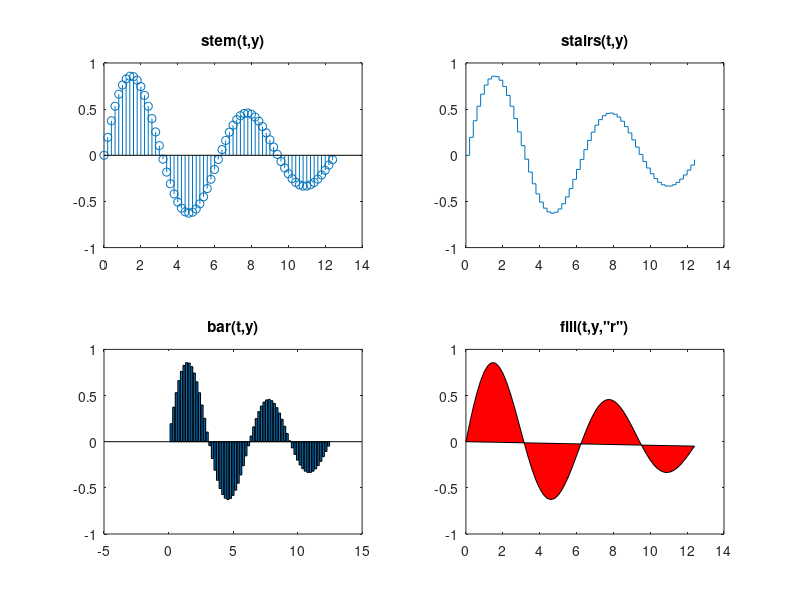

Reproduce this figure in MATLAB.
t=0:0.2:4*pi;
y= exp(-0.1*t).*sin(t);
subplot(2,2,1),stem(t,y)
title('stem(t,y)');
subplot(2,2,2),stairs(t,y)
title('stairs(t,y)');
subplot(2,2,3),bar(t,y)
title('bar(t,y)');
subplot(2,2,4),fill(t,y,'r')
title('fill(t,y,"r")')